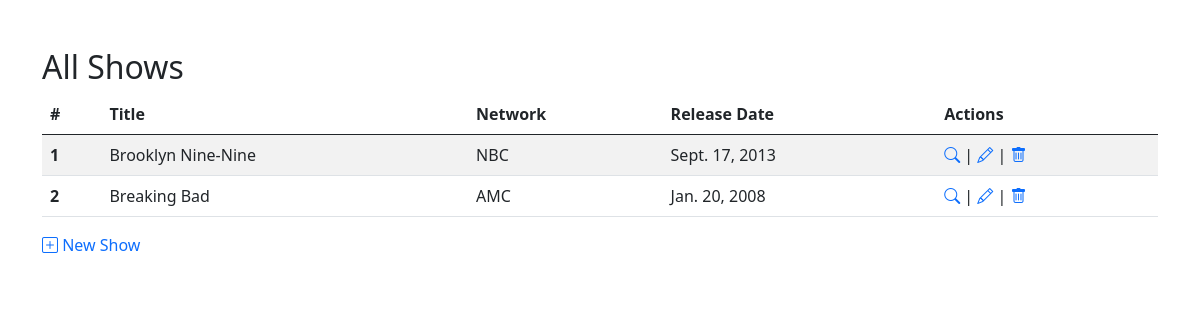
The app's page /shows, older data.
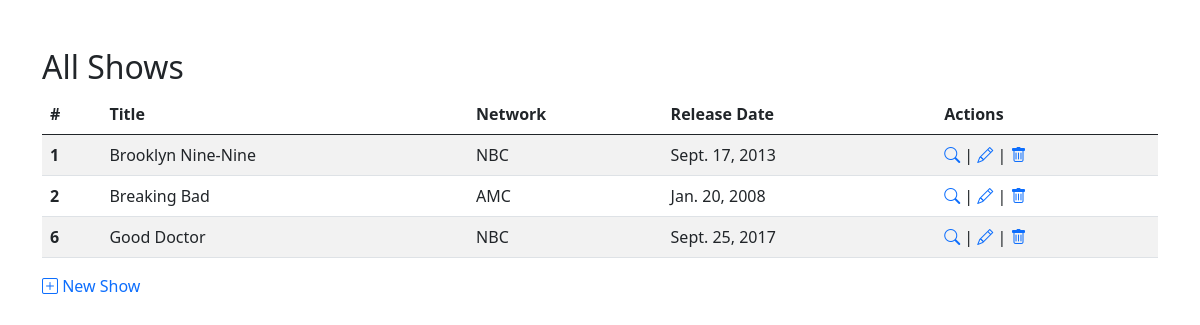
The same page, newer data.
### tv_shows_app/models.py (models this page shows, shortened)
class Show(models.Model):
    title = models.CharField(max_length=150)
    network = models.CharField(max_length=50)
    release_date = models.DateField()
    description = models.TextField(null=True)
    created_at = models.DateTimeField(auto_now_add=True)
    updated_at = models.DateTimeField(auto_now=True)
    objects = ShowManager()

### tv_shows_app/views.py (the view)
# urls.py: path('shows', views.index),
def index(request):
    shows = Show.objects.all()
    context = {
        'shows': shows
    }
    return render(request, 'index.html', context)

### tv_shows_app/templates/index.html (shortened to what this page needs)
{% extends "base.html" %}
{% block content %}
<h2>All Shows</h2>
<table class="table table-striped">
    <thead>
        <tr>
            <th scope="col">#</th>
            <th scope="col">Title</th>
            <th scope="col">Network</th>
            <th scope="col">Release Date</th>
            <th scope="col">Actions</th>
        </tr>
    </thead>
    <tbody>
            {% for show in shows %}
            <tr>
                <th scope="row">{{show.id}}</th>
                <td>{{show.title}}</td>
                <td>{{show.network}}</td>
                <td>{{show.release_date}}</td>
                <td><a href="shows/{{show.id}}"><i class="bi bi-search text-primary"></i></a> | <a href="shows/{{show.id}}/edit"><i class="bi bi-pencil text-primary"></i></a> | <a href="shows/{{show.id}}/destroy" method="POST"><i class="bi bi-trash text-primary"></i></a></td>
            </tr>
            {% endfor %}
    </tbody>
</table>
<div class="mt-3">
    <a class ="text-primary text-decoration-none" href="shows/new"><i class="bi bi-plus-square"></i> New Show</a>
</div>
{% endblock %}

### tv_shows_app/templates/base.html (shortened to what this page needs)
<!DOCTYPE html>
<html lang="en">
<head>
    <link rel="stylesheet" href="https://cdn.jsdelivr.net/npm/bootstrap-icons@1.5.0/font/bootstrap-icons.css">
    <link href="https://cdn.jsdelivr.net/npm/bootstrap@5.0.1/dist/css/bootstrap.min.css" rel="stylesheet">
    {% load static %}
    <link rel="stylesheet" href="{% static 'css/style.css' %}">
    <link rel="stylesheet" href="{% static 'css/toastr.min.css' %}">
    <link rel="stylesheet" href="{% static 'css/font-awesome.min.css' %}">
</head>
<body>
    <div class="container mt-5">
        {% block content %}
        {% endblock %}
    </div>
</body>
</html>

Row changes from the older to the newer data that the page shows:
added Show: id "6", title "Good Doctor", network "NBC", release_date "Sept. 25, 2017"
